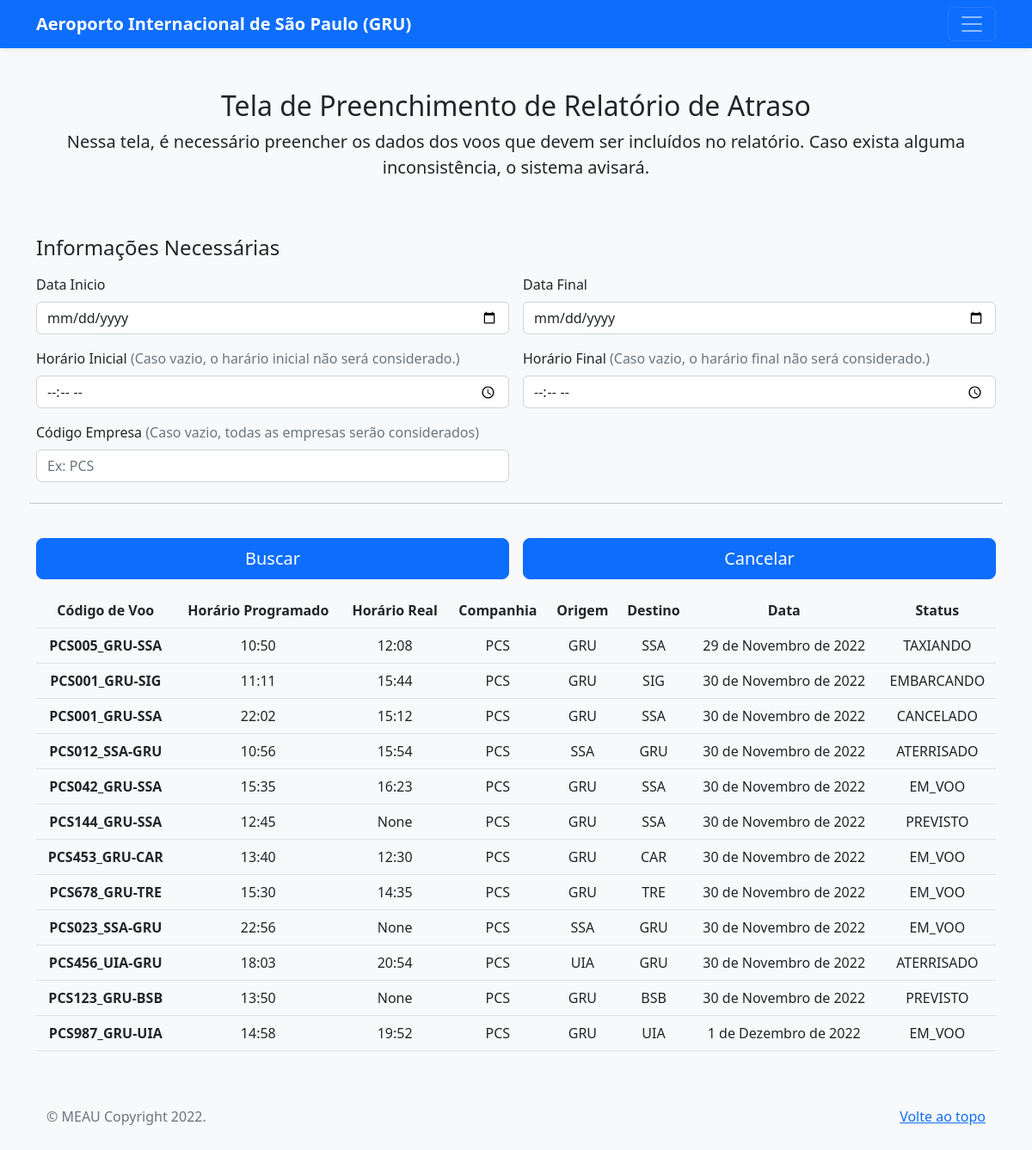
The page /preenchimentoPeriodo/ on the database its author committed.
### book/models.py (models this page shows, shortened)
class Historico(models.Model):
    class Status(models.TextChoices):
            PREVISTO = 'PREVISTO'
            EMBARCANDO = 'EMBARCANDO'
            CANCELADO = 'CANCELADO'
            PROGRAMADO = 'PROGRAMADO'
            TAXIANDO = 'TAXIANDO'
            PRONTO = 'PRONTO'
            AUTORIZADO = 'AUTORIZADO'
            EM_VOO = 'EM_VOO'
            ATERRISSADO = 'ATERRISSADO'
    id = models.AutoField(primary_key=True)
    voo  = models.ForeignKey(Voo, on_delete=models.CASCADE)
    data = models.DateField()
    horarioReal = models.TimeField()
    status = models.CharField(choices=Status.choices, max_length=30)
    class Meta:
        db_table = 'historico'

class Voo(models.Model):
    id = models.AutoField(primary_key=True)
    codigoVoo = models.CharField(max_length=14, unique=True)
    companhia = models.CharField(max_length=20)
    origem = models.CharField(max_length=30)
    destino = models.CharField(max_length=30)
    horarioProgramado = models.TimeField()
    class Meta:
        db_table = 'voo'

### book/views.py (the view, shortened to what this page needs)
# urls.py: path('preenchimentoPeriodo/', views.preenchimentoPeriodo, name='periodo'),
def preenchimentoPeriodo(request):
    periodos = Historico.objects.select_related("voo")
    periodos = periodos.filter(data__isnull=False)
    return render(request, "preenchimentoPeriodo.html", {'periodos': periodos})

### template/preenchimentoPeriodo.html (shortened to what this page needs)
<!doctype html>
<html lang="pt-br">
<head>
    <link href="../static/css/bootstrap.min.css" rel="stylesheet">
    <link href="../static/js/form-validation.js" rel="stylesheet">
</head>
<body class="bg-light">
    <header>
        <div class="navbar navbar-dark bg-primary shadow-sm">
            <div class="container">
                <a href="#" class="navbar-brand d-flex align-items-center">
                    <strong>Aeroporto Internacional de São Paulo (GRU)</strong>
                </a>
                <button class="navbar-toggler" type="button" data-bs-toggle="collapse" data-bs-target="#navbarHeader"
                    aria-controls="navbarHeader" aria-expanded="false" aria-label="Toggle navigation">
                    <span class="navbar-toggler-icon"></span>
                </button>
            </div>
        </div>
    </header>
    <div class="container">
        <main>
            <div class="py-5 text-center">
                <h2>Tela de Preenchimento de Relatório de Atraso</h2>
                <p class="lead">Nessa tela, é necessário preencher os dados dos voos que devem ser incluídos no
                    relatório. Caso exista alguma inconsistência, o sistema avisará.</p>
            </div>
            <div>
                <div>
                    <h4 class="mb-3">Informações Necessárias</h4>
                    <form action={% url 'periodo' %} method="POST" class="needs-validation">
                        <div class="row g-3">
                            <div class="col-sm-6">
                                <label for="dataInicio" class="form-label">Data Inicio</label>
                                <input type="date" class="form-control" name="dataInicio" id="dataInicio"
                                    pattern="^(([0-2][0-9])|([3][0-1]))\/(([0][0-9])|([1][0-2]))\/[0-9]{4}$"
                                    placeholder="Ex: 19/11/2021" value="">
                            </div>
                            <div class="col-sm-6">
                                <label for="dataFinal" class="form-label">Data Final</label>
                                <input type="date" class="form-control" name="dataFinal" id="dataFinal"
                                    pattern="^(([0-2][0-9])|([3][0-1]))\/(([0][0-9])|([1][0-2]))\/[0-9]{4}$"
                                    placeholder="Ex: 02/12/2021" value="">
                            </div>
                            <div class="col-sm-6">
                                <label for="horarioInicial" class="form-label">Horário Inicial <span
                                        class="text-muted">(Caso vazio, o harário inicial não será
                                        considerado.)</span></label>
                                <div class="input-group has-validation">
                                    <input type="time" class="form-control" name='horarioInicial' id="horarioInicial"
                                        placeholder="Ex: 16:45">
                                </div>
                            </div>
                            <div class="col-sm-6">
                                <label for="horarioFinal" class="form-label">Horário Final <span
                                        class="text-muted">(Caso vazio, o harário final não será
                                        considerado.)</span></label>
                                <div class="input-group has-validation">
                                    <input type="time" class="form-control" name='horarioFinal' id="horarioFinal"
                                        placeholder="Ex: 16:50">
                                </div>
                            </div>
                            <div class="col-sm-6">
                                <label for="codigoEmpresa" class="form-label">Código Empresa <span
                                        class="text-muted">(Caso vazio, todas as empresas serão
                                        considerados)</span></label>
                                <div class="input-group has-validation">
                                    <input type="text" class="form-control" name='codigoEmpresa' id="codigoEmpresa"
                                        pattern="^[A-Z]{3}$" placeholder="Ex: PCS">
                                </div>
                            </div>
                            <hr class="my-4">
                            <div class="col-sm-6">
                                <button class="w-100 btn btn-primary btn-lg" type="submit">Buscar</button>
                            </div>
                            <div class="col-sm-6">
                                <button type="button" class="w-100 btn btn-primary btn-lg"
                                    onclick="redireciona2()">Cancelar</button>
                            </div>
                        </div>
                        <table class="table text-center">
                            <tr>
                                <th scope="col">Código de Voo</th>
                                <th scope="col">Horário Programado</th>
                                <th scope="col">Horário Real</th>
                                <th scope="col">Companhia</th>
                                <th scope="col">Origem</th>
                                <th scope="col">Destino</th>
                                <th scope="col">Data</th>
                                <th scope="col">Status</th>
                            </tr>
                            {% for x in periodos %}
                            <tr class="center-text">
                                <th scope="row">{{ x.voo.codigoVoo }}</th>
                                <td>{{ x.voo.horarioProgramado }}</td>
                                <td>{{ x.horarioReal }}</td>
                                <td>{{ x.voo.companhia }}</td>
                                <td>{{ x.voo.origem }}</td>
                                <td>{{ x.voo.destino }}</td>
                                <td>{{ x.data }}</td>
                                <td>{{ x.status }}</td>
                            </tr>
                            {% endfor %}
                        </table>
                    </form>
                </div>
            </div>
        </main>
        <footer class="text-muted py-5">
            <div class="container">
                <p class="float-end mb-1">
                    <a href="#">Volte ao topo</a>
                </p>
                <p class="mb-1">&copy; MEAU Copyright 2022.</p>
            </div>
        </footer>
    </div>
</body>
</html>

### rows shown on the page
Historico: voo.codigoVoo "PCS005_GRU-SSA", voo.horarioProgramado "10:50", horarioReal "12:08", voo.companhia "PCS", voo.origem "GRU", voo.destino "SSA", data "29 de Novembro de 2022", status "TAXIANDO"
Historico: voo.codigoVoo "PCS001_GRU-SIG", voo.horarioProgramado "11:11", horarioReal "15:44", voo.companhia "PCS", voo.origem "GRU", voo.destino "SIG", data "30 de Novembro de 2022", status "EMBARCANDO"
Historico: voo.codigoVoo "PCS001_GRU-SSA", voo.horarioProgramado "22:02", horarioReal "15:12", voo.companhia "PCS", voo.origem "GRU", voo.destino "SSA", data "30 de Novembro de 2022", status "CANCELADO"
Historico: voo.codigoVoo "PCS012_SSA-GRU", voo.horarioProgramado "10:56", horarioReal "15:54", voo.companhia "PCS", voo.origem "SSA", voo.destino "GRU", data "30 de Novembro de 2022", status "ATERRISADO"
Historico: voo.codigoVoo "PCS042_GRU-SSA", voo.horarioProgramado "15:35", horarioReal "16:23", voo.companhia "PCS", voo.origem "GRU", voo.destino "SSA", data "30 de Novembro de 2022", status "EM_VOO"
Historico: voo.codigoVoo "PCS144_GRU-SSA", voo.horarioProgramado "12:45", horarioReal "None", voo.companhia "PCS", voo.origem "GRU", voo.destino "SSA", data "30 de Novembro de 2022", status "PREVISTO"
Historico: voo.codigoVoo "PCS453_GRU-CAR", voo.horarioProgramado "13:40", horarioReal "12:30", voo.companhia "PCS", voo.origem "GRU", voo.destino "CAR", data "30 de Novembro de 2022", status "EM_VOO"
Historico: voo.codigoVoo "PCS678_GRU-TRE", voo.horarioProgramado "15:30", horarioReal "14:35", voo.companhia "PCS", voo.origem "GRU", voo.destino "TRE", data "30 de Novembro de 2022", status "EM_VOO"
Historico: voo.codigoVoo "PCS023_SSA-GRU", voo.horarioProgramado "22:56", horarioReal "None", voo.companhia "PCS", voo.origem "SSA", voo.destino "GRU", data "30 de Novembro de 2022", status "EM_VOO"
Historico: voo.codigoVoo "PCS456_UIA-GRU", voo.horarioProgramado "18:03", horarioReal "20:54", voo.companhia "PCS", voo.origem "UIA", voo.destino "GRU", data "30 de Novembro de 2022", status "ATERRISADO"
Historico: voo.codigoVoo "PCS123_GRU-BSB", voo.horarioProgramado "13:50", horarioReal "None", voo.companhia "PCS", voo.origem "GRU", voo.destino "BSB", data "30 de Novembro de 2022", status "PREVISTO"
Historico: voo.codigoVoo "PCS987_GRU-UIA", voo.horarioProgramado "14:58", horarioReal "19:52", voo.companhia "PCS", voo.origem "GRU", voo.destino "UIA", data "1 de Dezembro de 2022", status "EM_VOO"
